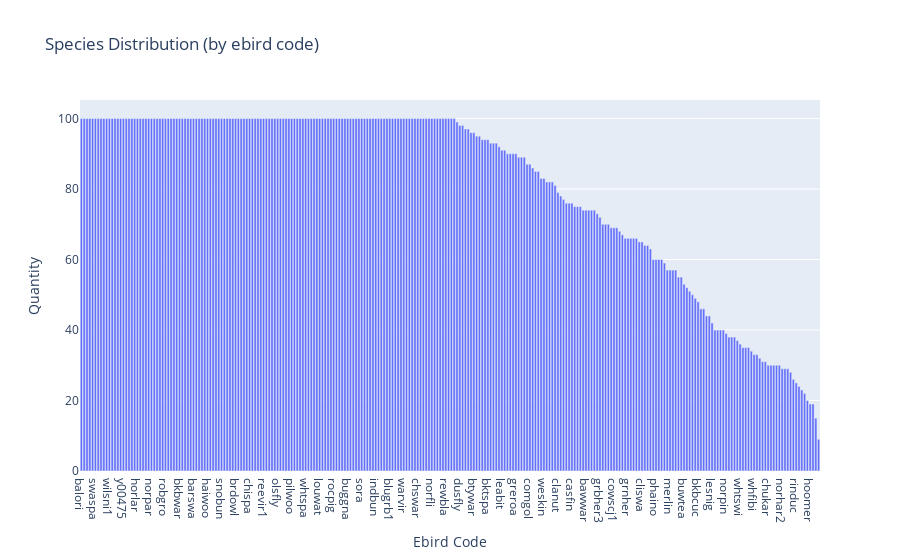

The notebook cell this image was saved under:
### Markdown cell above
## Species
Distribution of bird species

### Code cell
counts = train['ebird_code'].value_counts()
xp.bar(x=counts.index, y=counts, title='Species Distribution (by ebird code)', labels={'x':'Ebird Code', 'y':'Quantity'})

### Figure 1 — Plotly figure (JSON) as saved in the notebook; plotly's stock layout.template omitted (floating-point values rounded to 4 significant figures; data arrays with more than 128 entries replaced by an {"elided": "..."} marker saying what was removed)
{"data": [{"alignmentgroup": "True", "hovertemplate": "Ebird Code=%{x}<br>Quantity=%{y}<extra></extra>", "legendgroup": "", "marker": {"color": "#636efa"}, "name": "", "offsetgroup": "", "orientation": "v", "showlegend": false, "textposition": "auto", "type": "bar", "x": {"elided": "264 str values"}, "xaxis": "x", "y": {"elided": "264 int values"}, "yaxis": "y"}], "layout": {"autosize": true, "barmode": "relative", "legend": {"tracegroupgap": 0}, "title": {"text": "Species Distribution (by ebird code)"}, "xaxis": {"anchor": "y", "autorange": true, "domain": [0, 1], "range": [-0.5, 263.5], "title": {"text": "Ebird Code"}, "type": "category"}, "yaxis": {"anchor": "x", "autorange": true, "domain": [0, 1], "range": [0, 105.3], "title": {"text": "Quantity"}, "type": "linear"}}}
